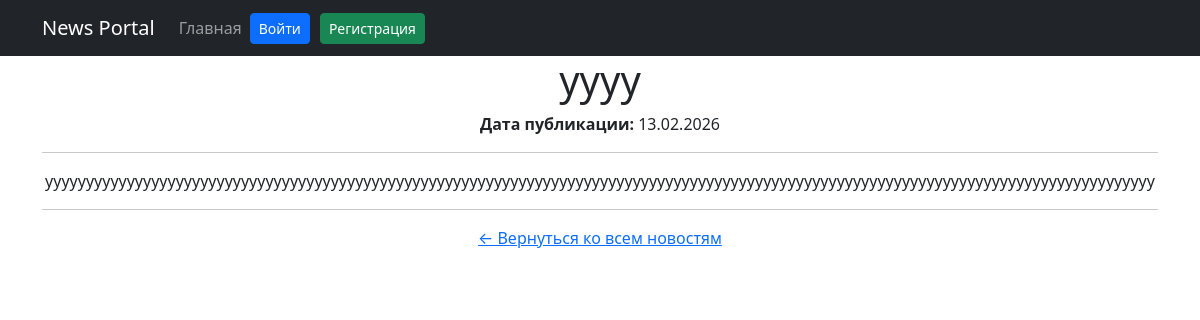
Page /news/26/ on the committed database.
### news/models.py (models this page shows, shortened)
class Post(models.Model):
    ARTICLE = 'AR'
    NEWS = 'NW'
    POST_TYPES = [
        (ARTICLE, 'Статья'),
        (NEWS, 'Новость'),
    ]
    author = models.ForeignKey(Author, on_delete=models.CASCADE)
    post_type = models.CharField(max_length=2, choices=POST_TYPES, default=ARTICLE)
    created_at = models.DateTimeField(auto_now_add=True)
    categories = models.ManyToManyField(Category, through='PostCategory')
    title = models.CharField(max_length=200)
    content = models.TextField()
    rating = models.IntegerField(default=0)

### news/views.py (the view)
# urls.py: path('<int:pk>/', PostDetail.as_view(), name='post_detail'),
class PostDetail(DetailView):
    model = Post
    template_name = 'post.html'
    context_object_name = 'post'

### news/templatetags/custom_filters.py (called while the page is built)
@register.filter(name='censor')
def censor(value):
    if not isinstance(value, str):
        raise ValueError(f'Фильтр censor можно применять только к строкам, получен: {type(value)}')
    result = value
    for word in CENSORED_WORDS:
        pattern = re.compile(re.escape(word), re.IGNORECASE)
        matches = pattern.finditer(result)
        for match in matches:
            matched_word = match.group()
            censored_word = matched_word[0] + '*' * (len(matched_word) - 1)
            result = result.replace(matched_word, censored_word)
    return result

### templates/post.html (shortened to what this page needs)
{% extends 'flatpages/default.html' %}
{% load custom_filters %}
{% block content %}
<h1>{{ post.title|censor }}</h1>
<p><strong>Дата публикации:</strong> {{ post.created_at|date:'d.m.Y' }}</p>
<hr>
<div>
    {{ post.content|censor|linebreaks }}
</div>
<hr>
<a href="/news/">← Вернуться ко всем новостям</a>
{% endblock content %}

### rows in the picture
Post: title|censor "уууу", created_at "13.02.2026", content|censor "уууууууууууууууууууууууууууууууууууууууууууууууууууууууууууууууууууууууууууууууууууууууууууууууууууууууууууууууууууууууууууууууууууууууу"
